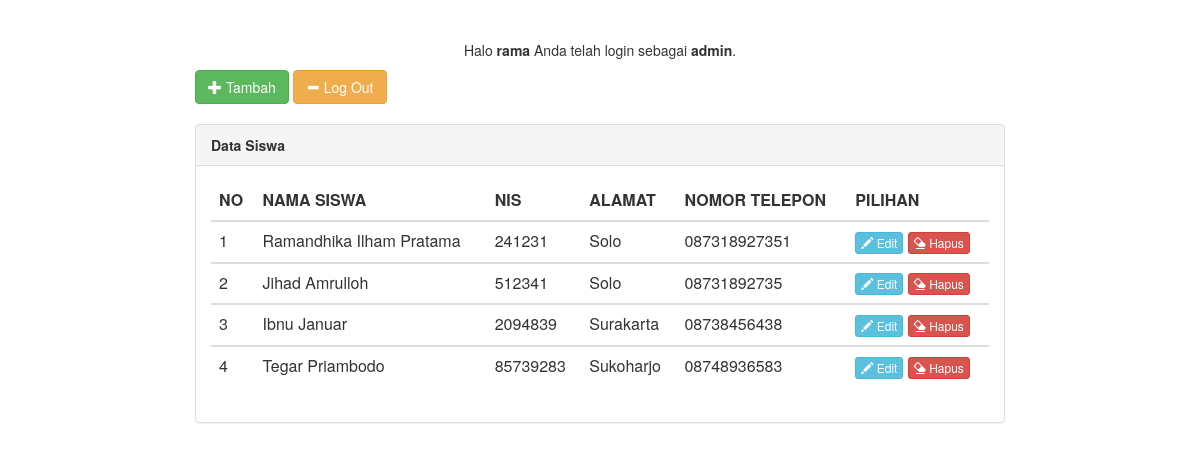
The page /admin/index.php (signed in) on the database its author committed.
### tables this page shows
CREATE TABLE `data_siswa`  (
  `id_siswa` varchar(255) NULL DEFAULT NULL,
  `nama_siswa` varchar(255) NULL DEFAULT NULL,
  `nis_siswa` varchar(255) NULL DEFAULT NULL,
  `alamat_siswa` varchar(255) NULL DEFAULT NULL,
  `notelp_siswa` varchar(255) NULL DEFAULT NULL
);

### admin/index.php (the view, shortened to what this page needs)
<html>
<head>
	<link rel="stylesheet" type="text/css" href="assets/css/bootstrap.css">
</head>
<body>
	<div class="row">
		<div class="container-fuild">
			<div class="row">
				<br>
				<br>
				<center>
					<p class="admin">Halo <b><?php echo $_SESSION['username']; ?></b> Anda telah login sebagai <b><?php echo $_SESSION['level']; ?></b>.</p>
				</center>
				<div class="col-md-8 col-md-offset-2">
					<a href="tambah.php" class="btn btn-success"><i class="glyphicon glyphicon-plus"></i> Tambah</a>
					<a href="../index.php" class="btn btn-warning"><i class="glyphicon glyphicon-minus"></i> Log Out</a>
					<br>
					<br>
					<div class="panel panel-default">
						<div class="panel-heading">
							<span class="title"><b>Data Siswa</b></span>
						</div>
						<div class="panel-body">
							<table class="table table-stripped" width="100%">
								<thead>
									<tr>
										<th>NO</th>
										<th>NAMA SISWA</th>
										<th>NIS</th>
										<th>ALAMAT</th>
										<th>NOMOR TELEPON</th>
										<th>PILIHAN</th>
									</tr>
								</thead>
								<?php
								include 'koneksi.php';
								$lihat	= mysqli_query($conn, "SELECT * FROM data_siswa");
								if (mysqli_num_rows($lihat) == 0) {
									echo '<tr><td colspan="6"><center>Data Kosong!!!</center></td></tr>';
								} else {
									$no 	= 1;
									while ($data = mysqli_fetch_array($lihat)) {
								?>
										<tbody>
											<tr>
												<td><?php echo $no; ?></td>
												<td><?php echo $data['nama_siswa'] ?></td>
												<td><?php echo $data['nis_siswa'] ?></td>
												<td><?php echo $data['alamat_siswa'] ?></td>
												<td><?php echo $data['notelp_siswa'] ?></td>
												<td>
													<a href="edit.php?id_siswa=<?php echo $data['nis_siswa'] ?>" class="btn btn-info btn-xs"><i class="glyphicon glyphicon-pencil"></i> Edit</a>
													<a href="proses_hapus.php?id_siswa=<?php echo $data['id_siswa'] ?>" class="btn btn-danger btn-xs"><i class="glyphicon glyphicon-erase"></i> Hapus</a>
												</td>
											</tr>
										</tbody>
								<?php $no++;
									}
								} ?>
							</table>
						</div>
					</div>
				</div>
			</div>
		</div>
	</div>
</body>
</html>

### rows shown on the page
data_siswa: nama_siswa "Ramandhika Ilham Pratama", nis_siswa "241231", alamat_siswa "Solo", notelp_siswa "087318927351"
data_siswa: nama_siswa "Jihad Amrulloh", nis_siswa "512341", alamat_siswa "Solo", notelp_siswa "08731892735"
data_siswa: nama_siswa "Ibnu Januar", nis_siswa "2094839", alamat_siswa "Surakarta", notelp_siswa "08738456438"
data_siswa: nama_siswa "Tegar Priambodo", nis_siswa "85739283", alamat_siswa "Sukoharjo", notelp_siswa "08748936583"

### other values the page prints
$_SESSION['username'] "rama"
$_SESSION['level'] "admin"
